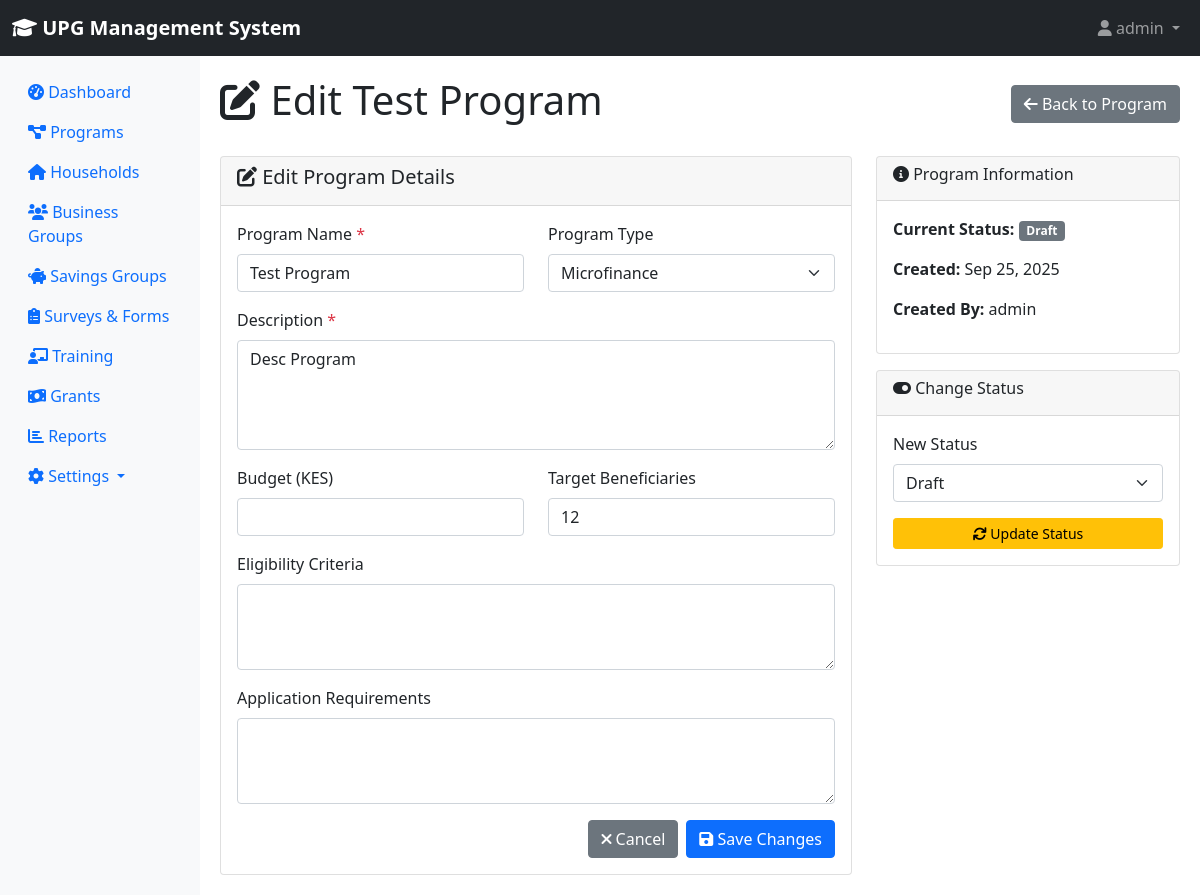
/programs/1/edit/ (signed in), run on the app's committed database.
### accounts/models.py (models this page shows, shortened)
class User(AbstractUser):
    ROLE_CHOICES = [
        ('county_executive', 'County Executive (CECM & Governor)'),
        ('county_assembly', 'County Assembly Member'),
        ('ict_admin', 'ICT Administrator'),
        ('me_staff', 'M&E Staff'),
        ('field_associate', 'Field Associate/Mentor Supervisor'),
        ('mentor', 'Mentor'),
        ('beneficiary', 'Beneficiary'),
    ]
    email = models.EmailField(unique=True)
    role = models.CharField(max_length=20, choices=ROLE_CHOICES, default='mentor')
    phone_number = models.CharField(max_length=15, blank=True)
    office = models.CharField(max_length=100, blank=True)
    country = models.CharField(max_length=50, default='Kenya')
    is_active = models.BooleanField(default=True)
    created_at = models.DateTimeField(auto_now_add=True)
    updated_at = models.DateTimeField(auto_now=True)
    class Meta:
        db_table = 'upg_users'

### programs/models.py (models this page shows, shortened)
class Program(BaseModel):
    PROGRAM_STATUS_CHOICES = [
        ('draft', 'Draft'),
        ('active', 'Active'),
        ('suspended', 'Suspended'),
        ('completed', 'Completed'),
        ('cancelled', 'Cancelled'),
    ]
    PROGRAM_TYPE_CHOICES = [
        ('graduation', 'Ultra-Poor Graduation'),
        ('microfinance', 'Microfinance'),
        ('agricultural', 'Agricultural Support'),
        ('education', 'Education Support'),
        ('health', 'Health Initiative'),
        ('infrastructure', 'Infrastructure Development'),
        ('skills_training', 'Skills Training'),
        ('youth_empowerment', 'Youth Empowerment'),
        ('women_empowerment', 'Women Empowerment'),
        ('other', 'Other'),
    ]
    name = models.CharField(max_length=200, unique=True)
    description = models.TextField()
    program_type = models.CharField(max_length=20, choices=PROGRAM_TYPE_CHOICES, default='other')
    status = models.CharField(max_length=20, choices=PROGRAM_STATUS_CHOICES, default='draft')
    budget = models.DecimalField(max_digits=12, decimal_places=2, null=True, blank=True)
    target_beneficiaries = models.PositiveIntegerField(default=0)
    duration_months = models.PositiveIntegerField(default=12)
    start_date = models.DateField(null=True, blank=True)
    end_date = models.DateField(null=True, blank=True)
    application_deadline = models.DateTimeField(null=True, blank=True)
    created_by = models.ForeignKey(User, on_delete=models.CASCADE, related_name='created_programs')
    county = models.CharField(max_length=100, blank=True)
    sub_county = models.CharField(max_length=100, blank=True)
    eligibility_criteria = models.TextField(blank=True, help_text="Eligibility requirements for this program")
    application_requirements = models.TextField(blank=True, help_text="Documents and requirements for application")
    is_accepting_applications = models.BooleanField(default=True)
    requires_approval = models.BooleanField(default=True)
    class Meta:
        ordering = ['-created_at']

### programs/views.py (the view, shortened to what this page needs)
# urls.py: path('<int:pk>/edit/', views.program_edit, name='program_edit'),
@login_required
def program_edit(request, pk):
    program = get_object_or_404(Program, pk=pk)
    user_role = getattr(request.user, 'role', None)
    if not (request.user.is_superuser or
            request.user == program.created_by or
            user_role in ['ict_admin', 'county_executive']):
        messages.error(request, 'You do not have permission to edit this program.')
        return redirect('programs:program_detail', pk=program.pk)
    context = {
        'program': program,
        'program_types': Program.PROGRAM_TYPE_CHOICES,
        'page_title': f'Edit {program.name}',
    }
    return render(request, 'programs/program_edit.html', context)

### core/context_processors.py (called while the page is built, shortened)
def system_alerts(request):
    if request.user.is_authenticated:
        from settings_module.models import SystemAlert, UserAlertDismissal
        from django.utils import timezone
        active_alerts = SystemAlert.objects.filter(
            is_active=True,
            show_until__gt=timezone.now()
        )
        user_alerts = []
        return {
            'system_alerts': user_alerts,
            'alerts_count': len(user_alerts),
        }
    return {}

### templates/programs/program_edit.html (shortened to what this page needs)
{% extends 'base.html' %}
{% block content %}
<div class="d-flex justify-content-between align-items-center mb-4">
    <h1><i class="fas fa-edit"></i> {{ page_title }}</h1>
    <div>
        <a href="{% url 'programs:program_detail' program.pk %}" class="btn btn-secondary">
            <i class="fas fa-arrow-left"></i> Back to Program
        </a>
    </div>
</div>
<div class="row">
    <div class="col-md-8">
        <div class="card">
            <div class="card-header">
                <h5><i class="fas fa-edit"></i> Edit Program Details</h5>
            </div>
            <div class="card-body">
                <form method="post">
                    <div class="row">
                        <div class="col-md-6 mb-3">
                            <label for="name" class="form-label">Program Name <span class="text-danger">*</span></label>
                            <input type="text" class="form-control" id="name" name="name" value="{{ program.name }}" required>
                        </div>
                        <div class="col-md-6 mb-3">
                            <label for="program_type" class="form-label">Program Type</label>
                            <select class="form-select" id="program_type" name="program_type">
                                {% for value, label in program_types %}
                                <option value="{{ value }}" {% if program.program_type == value %}selected{% endif %}>{{ label }}</option>
                                {% endfor %}
                            </select>
                        </div>
                    </div>
                    <div class="mb-3">
                        <label for="description" class="form-label">Description <span class="text-danger">*</span></label>
                        <textarea class="form-control" id="description" name="description" rows="4" required>{{ program.description }}</textarea>
                    </div>
                    <div class="row">
                        <div class="col-md-6 mb-3">
                            <label for="budget" class="form-label">Budget (KES)</label>
                            <input type="number" class="form-control" id="budget" name="budget" value="{{ program.budget|default:'' }}">
                        </div>
                        <div class="col-md-6 mb-3">
                            <label for="target_beneficiaries" class="form-label">Target Beneficiaries</label>
                            <input type="number" class="form-control" id="target_beneficiaries" name="target_beneficiaries" value="{{ program.target_beneficiaries }}">
                        </div>
                    </div>
                    <div class="mb-3">
                        <label for="eligibility_criteria" class="form-label">Eligibility Criteria</label>
                        <textarea class="form-control" id="eligibility_criteria" name="eligibility_criteria" rows="3">{{ program.eligibility_criteria }}</textarea>
                    </div>
                    <div class="mb-3">
                        <label for="application_requirements" class="form-label">Application Requirements</label>
                        <textarea class="form-control" id="application_requirements" name="application_requirements" rows="3">{{ program.application_requirements }}</textarea>
                    </div>
                    <div class="d-flex justify-content-end gap-2">
                        <a href="{% url 'programs:program_detail' program.pk %}" class="btn btn-secondary">
                            <i class="fas fa-times"></i> Cancel
                        </a>
                        <button type="submit" class="btn btn-primary">
                            <i class="fas fa-save"></i> Save Changes
                        </button>
                    </div>
                </form>
            </div>
        </div>
    </div>
    <div class="col-md-4">
        <div class="card">
            <div class="card-header">
                <h6><i class="fas fa-info-circle"></i> Program Information</h6>
            </div>
            <div class="card-body">
                <p><strong>Current Status:</strong>
                    <span class="badge bg-{% if program.status == 'active' %}success{% elif program.status == 'paused' %}warning{% elif program.status == 'ended' %}danger{% else %}secondary{% endif %}">
                        {{ program.get_status_display }}
                    </span>
                </p>
                <p><strong>Created:</strong> {{ program.created_at|date:"M d, Y" }}</p>
                <p><strong>Created By:</strong> {{ program.created_by.get_full_name|default:program.created_by.username }}</p>
            </div>
        </div>
        <div class="card mt-3">
            <div class="card-header">
                <h6><i class="fas fa-toggle-on"></i> Change Status</h6>
            </div>
            <div class="card-body">
                <form method="post" action="{% url 'programs:program_toggle_status' program.pk %}">
                    <div class="mb-3">
                        <label for="status" class="form-label">New Status</label>
                        <select class="form-select" id="status" name="status">
                            <option value="draft" {% if program.status == 'draft' %}selected{% endif %}>Draft</option>
                        </select>
                    </div>
                    <button type="submit" class="btn btn-warning btn-sm w-100">
                        <i class="fas fa-sync"></i> Update Status
                    </button>
                </form>
            </div>
        </div>
    </div>
</div>
{% endblock %}

### templates/base.html (shortened to what this page needs)
<!DOCTYPE html>
<html lang="en">
<head>
    <link href="https://cdn.jsdelivr.net/npm/bootstrap@5.1.3/dist/css/bootstrap.min.css" rel="stylesheet">
    <link href="https://cdnjs.cloudflare.com/ajax/libs/font-awesome/6.0.0/css/all.min.css" rel="stylesheet">
</head>
<body>
    <nav class="navbar navbar-expand-lg navbar-dark bg-dark">
        <div class="container-fluid">
            <a class="navbar-brand" href="{% url 'dashboard:dashboard' %}">
                <i class="fas fa-graduation-cap"></i> UPG Management System
            </a>
            {% if user.is_authenticated %}
            <div class="navbar-nav ms-auto">
                <div class="nav-item dropdown">
                    <a class="nav-link dropdown-toggle" href="#" role="button" data-bs-toggle="dropdown">
                        <i class="fas fa-user"></i> {{ user.get_full_name|default:user.username }}
                    </a>
                </div>
            </div>
            {% endif %}
        </div>
    </nav>
    <div class="container-fluid">
        <div class="row">
            {% if user.is_authenticated %}
            <nav class="col-md-2 d-none d-md-block sidebar">
                <div class="sidebar-sticky pt-3">
                    <ul class="nav flex-column">
                        <li class="nav-item">
                            <a class="nav-link {% if request.resolver_match.url_name == 'dashboard' %}active{% endif %}"
                               href="{% url 'dashboard:dashboard' %}">
                                <i class="fas fa-tachometer-alt"></i> Dashboard
                            </a>
                        </li>
                        {% if perms.can_view_programs %}
                        <li class="nav-item">
                            <a class="nav-link" href="{% url 'programs:program_list' %}">
                                <i class="fas fa-project-diagram"></i> Programs
                            </a>
                        </li>
                        {% endif %}
                        {% if perms.can_view_households %}
                        <li class="nav-item">
                            <a class="nav-link" href="{% url 'households:household_list' %}">
                                <i class="fas fa-home"></i> Households
                            </a>
                        </li>
                        {% endif %}
                        {% if perms.can_view_business_groups %}
                        <li class="nav-item">
                            <a class="nav-link" href="{% url 'business_groups:group_list' %}">
                                <i class="fas fa-users"></i> Business Groups
                            </a>
                        </li>
                        {% endif %}
                        {% if perms.can_view_savings_groups %}
                        <li class="nav-item">
                            <a class="nav-link" href="{% url 'savings_groups:savings_list' %}">
                                <i class="fas fa-piggy-bank"></i> Savings Groups
                            </a>
                        </li>
                        {% endif %}
                        {% if perms.can_view_surveys %}
                        <li class="nav-item">
                            <a class="nav-link" href="{% url 'surveys:survey_list' %}">
                                <i class="fas fa-clipboard-list"></i> Surveys & Forms
                            </a>
                        </li>
                        {% endif %}
                        {% if perms.can_view_training %}
                        <li class="nav-item">
                            <a class="nav-link" href="{% url 'training:training_list' %}">
                                <i class="fas fa-chalkboard-teacher"></i> Training
                            </a>
                        </li>
                        {% endif %}
                        {% if perms.can_view_grants %}
                        <li class="nav-item">
                            <a class="nav-link" href="{% url 'grants:grants_dashboard' %}">
                                <i class="fas fa-money-bill-wave"></i> Grants
                            </a>
                        </li>
                        {% endif %}
                        {% if perms.can_view_reports %}
                        <li class="nav-item">
                            <a class="nav-link" href="{% url 'reports:report_list' %}">
                                <i class="fas fa-chart-bar"></i> Reports
                            </a>
                        </li>
                        {% endif %}
                        {% if perms.can_view_settings %}
                        <li class="nav-item dropdown">
                            <a class="nav-link dropdown-toggle" href="#" role="button" data-bs-toggle="dropdown">
                                <i class="fas fa-cog"></i> Settings
                            </a>
                        </li>
                        {% endif %}
                    </ul>
                </div>
            </nav>
            {% endif %}
            <main role="main" class="{% if user.is_authenticated %}col-md-10 ml-sm-auto{% else %}col-12{% endif %} content-wrapper">
                {% block content %}{% endblock %}
            </main>
        </div>
    </div>
</body>
</html>

### templates/base.html (style rules this page uses)
.navbar-brand { font-weight: bold; }
.sidebar { min-height: 100vh; background-color: #f8f9fa; }
.content-wrapper { padding: 20px; }

### data on the page
User: get_full_name "admin"
Program: name "Test Program", program_type "Microfinance", description "Desc Program", target_beneficiaries "12", status "Draft", created_at "Sep 25, 2025", created_by.get_full_name "admin"

### other printed values
{{ page_title }} "Edit Test Program"
